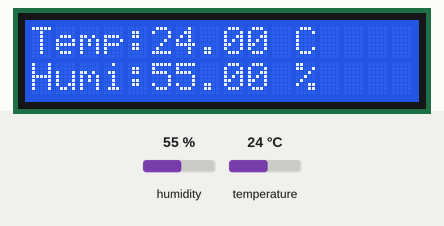
A sketch run on a simulated ESP8266 (NodeMCU). Shown: 16×2 character LCD. The test bench sets the inputs (shaded band); at power-on: humidity 55 %, temperature 24 °C. WiFi joins after 1.5 s; servers stay silent unless stated.

Above: at 3.0 s.
3.1 s: humidity set to 22 %
At 4.9 s:
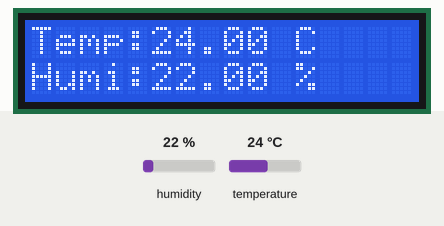
5.6 s: temperature set to 12 °C
At 6.6 s:
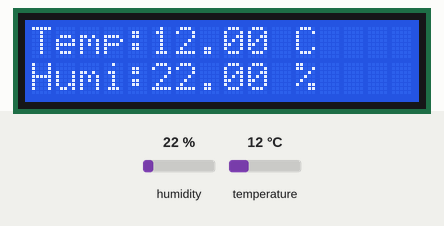
7.6 s: humidity set to 40 %
At 9.3 s:
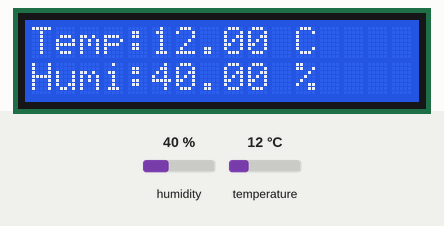
9.6 s: temperature set to 19 °C
At 11.1 s:
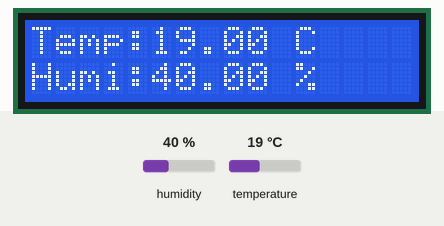
Timing chart, 0 to 12.6 s (numbered marks = the images above; inputs shaded):
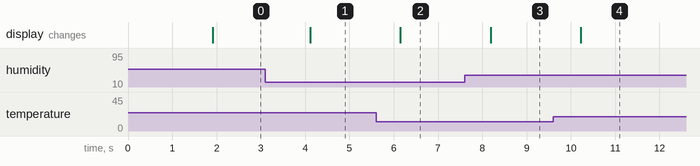

Measured:
- after the input at 3.1 s, the display: changes after 1.0 s (image 1)
- after the input at 5.6 s, the display: changes after 0.55 s (image 2)
- after the input at 7.6 s, the display: changes after 0.59 s (image 3)
- after the input at 9.6 s, the display: changes after 0.62 s (image 4)

The sketch:

Blynk_ESP8266.ino
```cpp
#include <ESP8266WiFi.h>
#include <BlynkSimpleEsp8266.h>
#include <DHT.h>
#include <Wire.h>
#include <LiquidCrystal_I2C.h>

#define DHTPIN D4
#define DHTTYPE DHT11

DHT dht(DHTPIN, DHTTYPE);
BlynkTimer timer;
LiquidCrystal_I2C lcd(0x27, 16, 2);

float h = dht.readHumidity();
float t = dht.readTemperature(false);

char auth[] = "Codigo de autenticacao";
char ssid[] = "rede wifi";
char pass[] = "senha";


void sendSensor()
{
  h = dht.readHumidity();
  t = dht.readTemperature();
  if (isnan(h) || isnan(t)) {
    Serial.println("Falha ao conectar com o sensor!");
    return;
  }
  Blynk.virtualWrite(V5, h);
  Blynk.virtualWrite(V6, t);
}

void setup()
{
  Serial.begin(115200);
  dht.begin();
  lcd.begin();
  lcd.backlight();
  Blynk.begin(auth, ssid, pass);
  timer.setInterval(1000L, sendSensor);
}

void loop()
{
  h = dht.readHumidity();
  t = dht.readTemperature();
  Blynk.run();
  timer.run();
  lcd.setCursor(0, 0);
  lcd.print("Temp:");
  lcd.print(t);
  lcd.setCursor(11, 0);
  lcd.print("C");
  lcd.setCursor(0, 1);
  lcd.print("Humi:");
  lcd.print(h);
  lcd.setCursor(11, 1);
  lcd.print("%");
}
```
